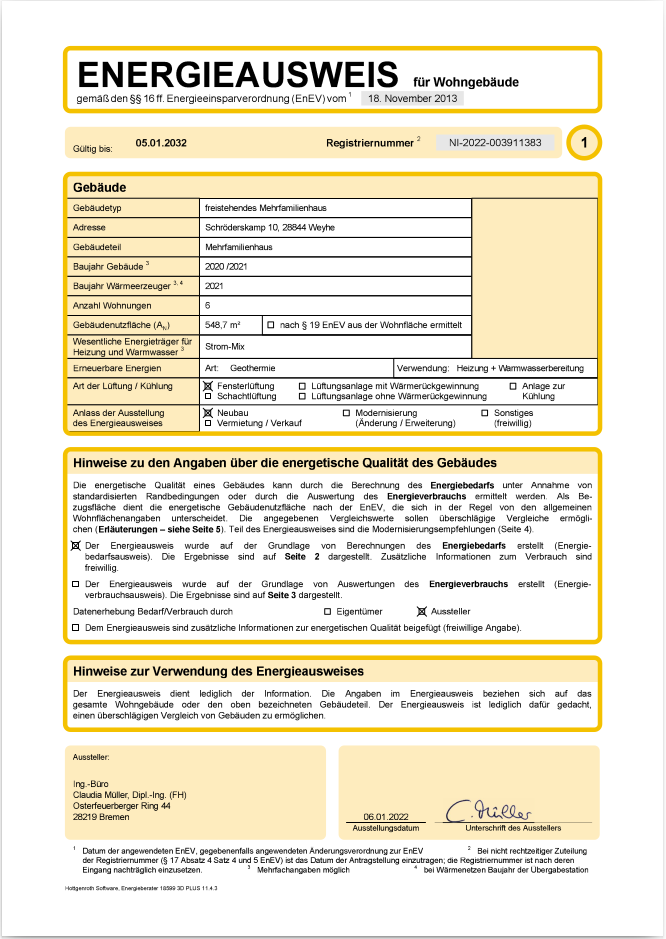
#> input picture reference.png, 666 x 939 px
$ python epc_scorer_visual.py   (older library calls are emulated)
#> lines starting #> are read from the running program, lines starting #| are printed output that depends on the picture; after the words box and inside, x2 and y2 are one past the last pixel; in counts of white or black regions, pixels touching at a corner belong together
import numpy as np
import cv2
import os
from scipy.spatial.distance import cosine

class EPCVisualScorer:
    def __init__(self, reference_image_path):
        """
        Initialize EPC scorer with visual analysis only
        No text extraction or semantic analysis is used
        """
        if not reference_image_path or not os.path.exists(reference_image_path):
            raise ValueError("Reference image path is invalid")

        self.reference_image_path = reference_image_path
        self.reference_features = self._extract_visual_features(reference_image_path)

        print(f"Visual reference loaded: {os.path.basename(reference_image_path)}")
        print(f"Reference structure score: {self.reference_features['structure_score']:.3f}")
        print(f"Reference complexity: {self.reference_features['complexity_score']:.3f}")

    def _load_and_preprocess_image(self, image_path):
        """Load and preprocess image for visual analysis"""
#> called with image_path = 'reference.png'
        if not os.path.exists(image_path):
            return None

        img = cv2.imread(image_path)
#> img is the input picture: shape (939, 666, 3); mean B, G, R 214.2, 232.2, 238.3
        if img is None:
            return None

        # Convert to grayscale
        gray = cv2.cvtColor(img, cv2.COLOR_BGR2GRAY)
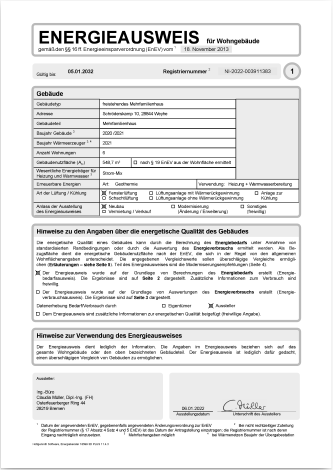
#> gray: shape (939, 666) (shown at 1/2 size); min 0, max 255, mean 232

        # Resize for consistency
        height, width = gray.shape
        if max(height, width) > 1000:
            scale = 1000 / max(height, width)
            new_width = int(width * scale)
            new_height = int(height * scale)
            gray = cv2.resize(gray, (new_width, new_height))

        # Normalization
        gray = cv2.normalize(gray, None, 0, 255, cv2.NORM_MINMAX)

        return gray

    def _extract_hog_features_custom(self, gray_image):
        """Custom HOG implementation without scikit-image"""
        # Resize for consistency
        resized = cv2.resize(gray_image, (64, 64))

        # Calculate gradients
        gx = cv2.Sobel(resized, cv2.CV_64F, 1, 0, ksize=3)
        gy = cv2.Sobel(resized, cv2.CV_64F, 0, 1, ksize=3)

        # Magnitude and orientation
        magnitude = np.sqrt(gx**2 + gy**2)
        orientation = np.arctan2(gy, gx) * (180 / np.pi) % 180

        # Orientation histogram (8 bins)
        hog_features = np.zeros(8)
        bin_size = 180 / 8

        for i in range(orientation.shape[0]):
            for j in range(orientation.shape[1]):
                bin_idx = int(orientation[i, j] / bin_size) % 8
                hog_features[bin_idx] += magnitude[i, j]

        # Normalization
        if np.sum(hog_features) > 0:
            hog_features = hog_features / np.sum(hog_features)
        else:
            hog_features = np.zeros(8)

        return hog_features

    def _calculate_complexity_score(self, gray_image):
        """Calculate document complexity score"""
        score = 0.0

        # Edge density
        edges = cv2.Canny(gray_image, 50, 150)
        edge_density = np.sum(edges) / edges.size
        score += min(edge_density * 2, 0.3)

        # Texture complexity
        sobelx = cv2.Sobel(gray_image, cv2.CV_64F, 1, 0)
        sobely = cv2.Sobel(gray_image, cv2.CV_64F, 0, 1)
        gradient_magnitude = np.sqrt(sobelx**2 + sobely**2)
        score += min(np.std(gradient_magnitude) / 1000, 0.3)

        # Form structure complexity
        table_score = self._detect_table_structures(gray_image)
        score += table_score * 0.4

        return min(score, 1.0)

    def _extract_visual_features(self, image_path):
        """Extract visual features without text analysis"""
        gray = self._load_and_preprocess_image(image_path)
        if gray is None:
            return None

        features = {}

        # 1. Global structure score
        features['structure_score'] = self._calculate_structure_score(gray)

        # 2. Complexity score
        features['complexity_score'] = self._calculate_complexity_score(gray)

        # 3. Histogram of Oriented Gradients (HOG custom)
        features['hog_features'] = self._extract_hog_features_custom(gray)

        # 4. Edge detection and shapes
        features['edge_features'] = self._extract_edge_features(gray)

        # 5. Visual density analysis
        features['density_features'] = self._analyze_visual_density(gray)

        # 6. Table and structure detection
        features['table_features'] = self._detect_tables(gray)

        # 7. Signature pattern detection
        features['signature_features'] = self._detect_signature_patterns(gray)

        # 8. Form elements detection
        features['form_features'] = self._detect_form_elements(gray)

        # Store grayscale image for SSIM
        features['gray_image'] = gray

        return features

    def _detect_form_elements(self, gray_image):
        """Detect specific form elements that distinguish EPC from non-EPC"""
        features = {
            'has_checkboxes': False,
            'has_grid_pattern': False,
            'has_footer_elements': False,
        }

        # Checkbox detection
        _, binary = cv2.threshold(gray_image, 127, 255, cv2.THRESH_BINARY_INV)
        contours, _ = cv2.findContours(binary, cv2.RETR_EXTERNAL, cv2.CHAIN_APPROX_SIMPLE)

        checkbox_count = 0
        for cnt in contours:
            x, y, w, h = cv2.boundingRect(cnt)
            area = w * h
            aspect_ratio = w / max(h, 1)

            if (10 < area < 200 and 0.7 < aspect_ratio < 1.3):
                checkbox_count += 1

        features['has_checkboxes'] = checkbox_count > 2
        features['checkbox_count'] = checkbox_count

        # Grid pattern detection
        horizontal_kernel = cv2.getStructuringElement(cv2.MORPH_RECT, (40, 1))
        vertical_kernel = cv2.getStructuringElement(cv2.MORPH_RECT, (1, 40))

        horizontal_lines = cv2.morphologyEx(gray_image, cv2.MORPH_OPEN, horizontal_kernel)
        vertical_lines = cv2.morphologyEx(gray_image, cv2.MORPH_OPEN, vertical_kernel)

        grid_score = (np.sum(horizontal_lines > 0) + np.sum(vertical_lines > 0)) / (2 * gray_image.size)
        features['has_grid_pattern'] = grid_score > 0.01
        features['grid_score'] = grid_score

        # Footer elements detection (bottom 15% of image)
        height, width = gray_image.shape
        footer_region = gray_image[int(height*0.85):, :]
        footer_edges = cv2.Canny(footer_region, 50, 150)
        footer_density = np.sum(footer_edges) / footer_edges.size
        features['has_footer_elements'] = footer_density > 0.05

        return features

    def _calculate_structure_score(self, gray_image):
        """Calculate structure score based on visual features"""
        score = 0.0

        # 1. Border detection
        edges = cv2.Canny(gray_image, 50, 150)
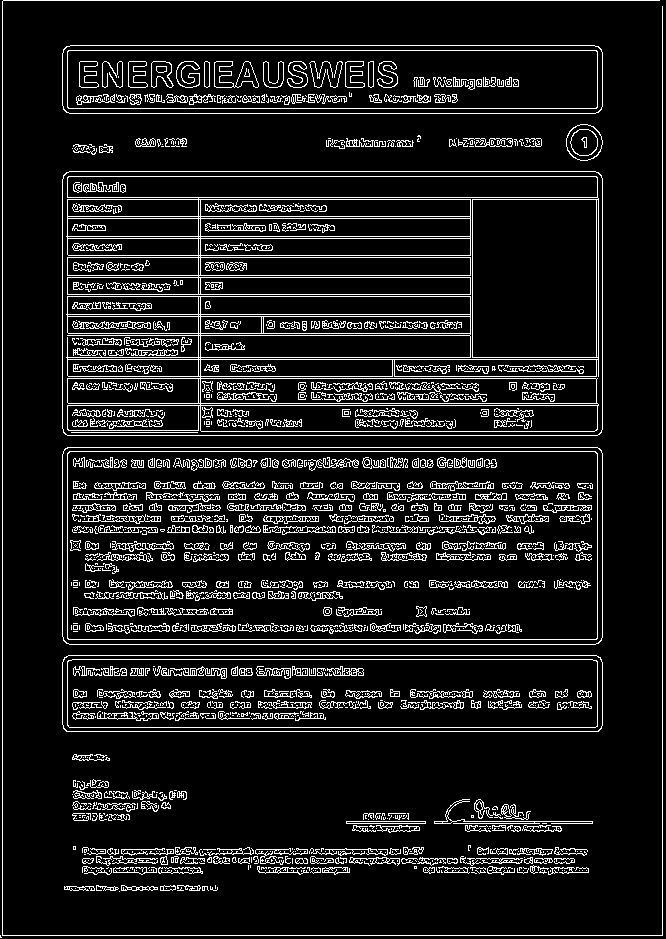
#> edges: shape (939, 666); 10.8% white in thin lines or dots
        edge_density = np.sum(edges) / (gray_image.shape[0] * gray_image.shape[1])
#> edge_density = 27.42
        score += min(edge_density * 2, 0.2)
#> score = 0.2

        # 2. Table detection (more strict)
        table_score = self._detect_table_structures(gray_image)
        score += table_score

        # 3. Visual density
        _, binary = cv2.threshold(gray_image, 127, 255, cv2.THRESH_BINARY)
        ink_density = 1.0 - (np.sum(binary == 0) / binary.size)
        score += min(ink_density * 0.5, 0.2)

        # 4. Form elements detection
        form_features = self._detect_form_elements(gray_image)
        if form_features['has_checkboxes']:
            score += 0.1
        if form_features['has_grid_pattern']:
            score += 0.1
        if form_features['has_footer_elements']:
            score += 0.1

        return min(score, 1.0)

    def _extract_edge_features(self, gray_image):
        """Extract edge-based features"""
        edges = cv2.Canny(gray_image, 50, 150)

        # Calculate edge orientation for better analysis
        gx = cv2.Sobel(gray_image, cv2.CV_64F, 1, 0)
        gy = cv2.Sobel(gray_image, cv2.CV_64F, 0, 1)
        magnitude, orientation = cv2.cartToPolar(gx, gy, angleInDegrees=True)

        horizontal_edges = np.sum((orientation > 160) | (orientation < 20)) / orientation.size
        vertical_edges = np.sum((orientation > 70) & (orientation < 110)) / orientation.size

        features = {
            'edge_density': np.sum(edges) / edges.size,
            'horizontal_edges': horizontal_edges,
            'vertical_edges': vertical_edges,
            'edge_orientation_std': np.std(orientation[edges > 0]) if np.any(edges > 0) else 0
        }

        return features

    def _analyze_visual_density(self, gray_image):
        """Analyze visual density and distribution"""
        _, binary = cv2.threshold(gray_image, 127, 255, cv2.THRESH_BINARY)

        features = {
            'ink_density': 1.0 - (np.sum(binary == 0) / binary.size),
            'horizontal_density_var': np.var(np.mean(binary == 0, axis=1)),
            'vertical_density_var': np.var(np.mean(binary == 0, axis=0)),
            'quadrant_density': self._analyze_quadrant_density(binary)
        }

        return features

    def _analyze_quadrant_density(self, binary_image):
        """Analyze density by quadrants"""
        h, w = binary_image.shape
        quadrants = [
            binary_image[0:h//2, 0:w//2],  # Top-left
            binary_image[0:h//2, w//2:w],   # Top-right
            binary_image[h//2:h, 0:w//2],   # Bottom-left
            binary_image[h//2:h, w//2:w]    # Bottom-right
        ]

        densities = [1.0 - (np.sum(quad == 0) / (quad.size + 1e-6)) for quad in quadrants]
        return densities

    def _detect_tables(self, gray_image):
        """Detect tabular structures"""
        # Use multiple thresholding methods for better detection
        thresh1 = cv2.adaptiveThreshold(gray_image, 255, cv2.ADAPTIVE_THRESH_GAUSSIAN_C,
                                     cv2.THRESH_BINARY_INV, 11, 2)
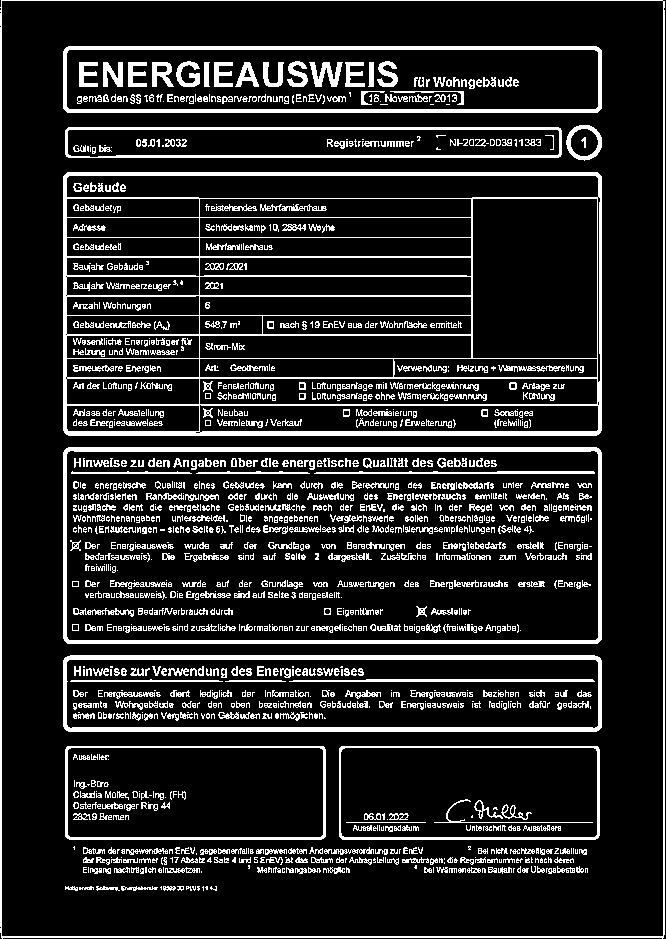
#> thresh1: shape (939, 666); 14.8% white; 1524 white regions (744 under 20 px), largest, box (x1, y1, x2, y2) and area: (63, 172, 602, 436) 15285, (63, 447, 602, 644) 6313, (63, 655, 602, 732) 5879
        thresh2 = cv2.adaptiveThreshold(gray_image, 255, cv2.ADAPTIVE_THRESH_MEAN_C,
                                     cv2.THRESH_BINARY_INV, 11, 2)
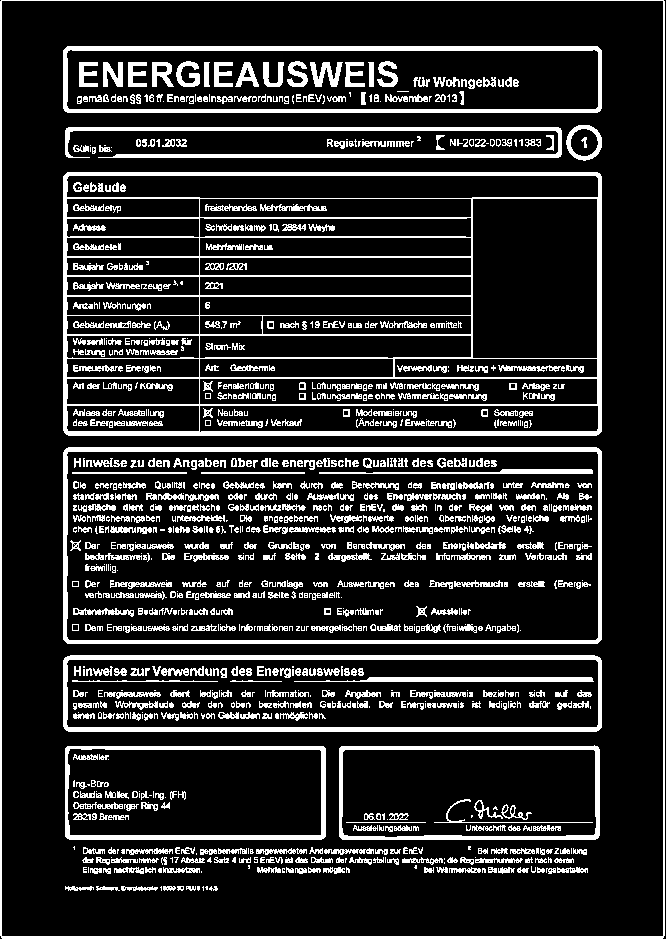
#> thresh2: shape (939, 666); 16.6% white; 1140 white regions (362 under 20 px), largest, box (x1, y1, x2, y2) and area: (63, 172, 602, 436) 16719, (63, 447, 602, 644) 6444, (0, 0, 665, 939) 6390

        combined = cv2.bitwise_or(thresh1, thresh2)

        # Morphological operations to enhance table structures
        kernel = cv2.getStructuringElement(cv2.MORPH_RECT, (3, 3))
        combined = cv2.morphologyEx(combined, cv2.MORPH_CLOSE, kernel)
#> combined: shape (939, 666); 19.8% white; 315 white regions (12 under 20 px)
#> (the rest of the program and of its run is left out)
